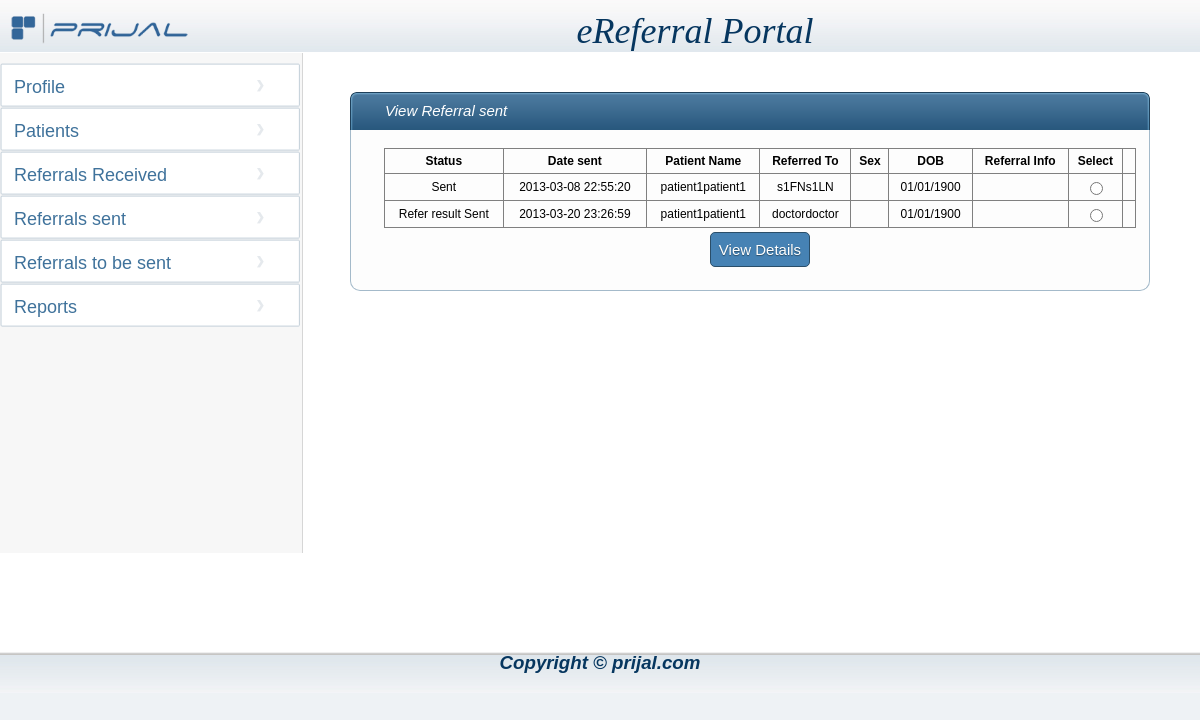
The page /phps/viewreferralsento.php (signed in) on the database its author committed.
### tables this page shows
CREATE TABLE IF NOT EXISTS `dr_patient_refrl` (
  `REFERRAL_ID` int(11) NOT NULL AUTO_INCREMENT,
  `STAFF_ID` int(11) NOT NULL,
  `PATIENT_ID` int(11) NOT NULL,
  `RFRNG_STATUS_CD` smallint(6) DEFAULT NULL,
  `RFRNG_DATE` timestamp NULL DEFAULT CURRENT_TIMESTAMP ON UPDATE CURRENT_TIMESTAMP,
  `TESTS_TO_PERFORM_TXT` varchar(250) DEFAULT NULL,
  `SPCL_INST_TXT` varchar(250) DEFAULT NULL,
  `OTHER_COMMENTS_TXT` varchar(250) DEFAULT NULL,
  `RFRD_STAFF_ID` int(11) NOT NULL,
  `RFRD_STATUS_CD` smallint(6) DEFAULT NULL,
  `RFRD_DATE` date DEFAULT NULL,
  `RFRD_RESULTS_TXT` varchar(250) DEFAULT NULL,
  `RFRD_COMMENTS_TXT` varchar(250) DEFAULT NULL,
  `RFRD_RECMMD_TRMT_TXT` varchar(250) DEFAULT NULL,
  `APPOINTMENT_DATE` date DEFAULT NULL,
  `attachment1` varchar(80) DEFAULT NULL,
  `attachment2` varchar(80) DEFAULT NULL,
  `attachment3` varchar(80) DEFAULT NULL,
  `attachment4` varchar(80) DEFAULT NULL,
  `attachment5` varchar(80) DEFAULT NULL,
  PRIMARY KEY (`REFERRAL_ID`),
  KEY `DR_PATIENT_REFRL_FK1` (`STAFF_ID`,`PATIENT_ID`),
  KEY `DR_PATIENT_REFRL_FK2` (`RFRNG_STATUS_CD`),
  KEY `DR_PATIENT_REFRL_FK3` (`RFRD_STAFF_ID`),
  KEY `DR_PATIENT_REFRL_FK4` (`RFRD_STATUS_CD`)
);

CREATE TABLE IF NOT EXISTS `rf_rfrl_status` (
  `RFRL_STATUS_CD` smallint(6) NOT NULL,
  `DESCRIPTION` varchar(32) NOT NULL,
  PRIMARY KEY (`RFRL_STATUS_CD`),
  UNIQUE KEY `U1_RF_RFRL_STATUS` (`DESCRIPTION`)
);

CREATE TABLE IF NOT EXISTS `patient` (
  `PATIENT_ID` int(11) NOT NULL AUTO_INCREMENT,
  `LAST_NAME` varchar(64) DEFAULT NULL,
  `MIDDLE_NAME` varchar(64) DEFAULT NULL,
  `FIRST_NAME` varchar(64) DEFAULT NULL,
  `MEDICAL_HISTORY_ID` int(11) DEFAULT NULL,
  `ALLERGY_ID` int(11) DEFAULT NULL,
  `EMAIL_ADDRESS` varchar(128) DEFAULT NULL,
  `GENDER_CD` smallint(128) DEFAULT NULL,
  `GENDER_REPLACE` varchar(64) DEFAULT 'M',
  `DATE_OF_BIRTH` varchar(64) DEFAULT '01/01/1900',
  `ACCOUNT_ID` int(11) DEFAULT NULL,
  `ADDR_street1` varchar(128) DEFAULT NULL,
  `ADDR_CITY` varchar(64) DEFAULT NULL,
  `ADDR_STATE` varchar(64) DEFAULT NULL,
  `ZIP_CD` varchar(64) DEFAULT NULL,
  `WORK_PHONE` varchar(64) DEFAULT NULL,
  `CELL_PHONE` varchar(64) DEFAULT NULL,
  `NOTIFICATION_PRE` varchar(16) DEFAULT 'E',
  PRIMARY KEY (`PATIENT_ID`),
  UNIQUE KEY `PATIENT_U1` (`ACCOUNT_ID`),
  KEY `PATIENT_FK1` (`GENDER_CD`)
);

CREATE TABLE IF NOT EXISTS `org_staff` (
  `STAFF_ID` int(11) NOT NULL AUTO_INCREMENT,
  `ORG_ID` int(11) DEFAULT NULL,
  `ORG_NAME` varchar(128) DEFAULT NULL,
  `STAFF_TYPE_CD` smallint(6) DEFAULT NULL,
  `SPCLTY_TYPE_CD` smallint(6) DEFAULT NULL,
  `SPECIALTY` varchar(64) DEFAULT NULL,
  `LAST_NAME` varchar(64) DEFAULT NULL,
  `MIDDLE_NAME` varchar(64) DEFAULT NULL,
  `FIRST_NAME` varchar(64) DEFAULT NULL,
  `GENDER` varchar(16) DEFAULT 'M',
  `EMAIL_ADDRESS` varchar(128) DEFAULT NULL,
  `WORK_PHONE` varchar(64) DEFAULT NULL,
  `CELL_PHONE` varchar(64) DEFAULT NULL,
  `NOTIFICATION_PRE` varchar(16) DEFAULT 'E',
  `ACCOUNT_ID` int(11) NOT NULL,
  PRIMARY KEY (`STAFF_ID`),
  UNIQUE KEY `ORG_STAFF_U1` (`ACCOUNT_ID`),
  KEY `ORG_STAFF_FK1` (`ORG_ID`),
  KEY `ORG_STAFF_FK2` (`STAFF_TYPE_CD`),
  KEY `ORG_STAFF_FK3` (`SPCLTY_TYPE_CD`)
);

### includes/global.inc.php (called while the page is built, shortened)
<?php
require_once '../classes/DB.class.php';
$db = new DB();
?>

### classes/DB.class.php (called while the page is built, shortened)
<?php
class DB{
    public function getReferrals($doctor_account_id, $status_cd) {
        $sql = "SELECT staff_id from org_staff where account_id='$doctor_account_id'";
        $result = mysql_query($sql);
        $row = mysql_fetch_assoc($result);
        $staff_id = $row['staff_id'];
        if ($status_cd == 3) {
            $result = mysql_query("SELECT dr_patient_refrl.referral_id, dr_patient_refrl.rfrng_date, patient.last_name,patient.first_name,
						patient.GENDER_REPLACE,patient.date_of_birth, rf_rfrl_status.description, org_staff.last_name as ln,org_staff.first_name as fn
						from  dr_patient_refrl left outer join patient on dr_patient_refrl.patient_id=patient.patient_id
						left outer join rf_rfrl_status on  dr_patient_refrl.rfrd_status_cd=rf_rfrl_status.rfrl_status_cd
						left outer join org_staff on dr_patient_refrl.staff_id= org_staff.staff_id
						where dr_patient_refrl.rfrd_staff_id='$staff_id' and ( dr_patient_refrl.rfrd_status_cd='$status_cd' || dr_patient_refrl.RFRNG_STATUS_CD=7 ) ");
        } elseif ($status_cd == 2) {
            $result = mysql_query("SELECT dr_patient_refrl.referral_id, dr_patient_refrl.rfrng_date, patient.last_name,patient.first_name,
					patient.GENDER_REPLACE,patient.date_of_birth, rf_rfrl_status.description, org_staff.last_name as ln,org_staff.first_name as fn
					from  dr_patient_refrl left outer join patient on dr_patient_refrl.patient_id=patient.patient_id
					left outer join rf_rfrl_status on  dr_patient_refrl.rfrng_status_cd=rf_rfrl_status.rfrl_status_cd
					left outer join org_staff on dr_patient_refrl.rfrd_staff_id= org_staff.staff_id
					where dr_patient_refrl.staff_id='$staff_id' and ( dr_patient_refrl.rfrng_status_cd='$status_cd' || dr_patient_refrl.RFRNG_STATUS_CD=7 )");
        }
        return $result;
    }
}
?>

### phps/viewreferralsento.php (the view, shortened to what this page needs)
<?php
require_once '../includes/global.inc.php';
if (!isset($_POST['action'])) {
 	include( "header.php");
 ?>
<tr>
<td style="background-color:rgb(255, 255, 255);height:600px;width:300px;vertical-align:middle;">
	<?php
 	include( "navigationo.php");
 	$account_id=$_SESSION['staff_account_id'];
 		$result=$db->getReferrals($account_id,'2');
 ?>
</td>
<td style="background-color:white;width:900px;text-align:top;float:left;">
<table style="margin: 40px 50px 40px;width:800px" cellpadding="0px" cellspacing="0px;" >
<tr><td >
                                    <span class="left-box"></span><span class="cent-box" style="width:758px;">View Referral sent</span><span class="right-box"></span>
                                </td></tr>
<tr><td>
<table class="main" style="width:100%;">
 <tr >
<td><p>
<table class="viewRecords" style="width:100%;border-collapse:collapse" border="1" cellspacing="0" cellpadding="0" 	>
<tr class="bold">
<td>Status</td><td>Date sent</td><td>Patient Name</td><td>Referred To</td><td>Sex</td><td>DOB</td><td>Referral Info</td><td>Select</td></tr>
<?php
 while($row = mysql_fetch_array($result)){
 	echo "<tr>";
 	echo "<td>" . $row['description'] . "</td>";
 	echo "<td>" . $row['rfrng_date'] . "</td>";
 	echo "<td>" . $row['first_name'] .  $row['last_name'] . "</td>";
 	echo "<td>" . $row['fn'] . $row['ln'] . "</td>";
 	echo "<td>" . $row['gender_cd'] . "</td>";
 	echo "<td>" . $row['date_of_birth'] . "</td>";
 	echo "<td>" .  "</td>";
 	echo "<td><input type=\"radio\" name=\"dv_account_id\" value=\"" . $row['referral_id']. "\"><td>";
 	echo "</tr>";
 	}
?>
</table>
</p>
</td>
</tr>
<tr>
<td style="text-align:center" >
<div>
<p> <input type="submit" name="action" value="View Details" style="background-color: #4682B4;border-radius:5px;height: 35px; width: 100px"/>
</p>
</div>
</td></tr>
</table>
</td></tr></table>
</td>
</tr>
	<?php
 	include( "footer.php");
 ?>
</table>
</form>
</body>
</html>
<?php
}
?>

### resources/styles/referral.css (style rules this page uses)
body { font-size:14px; font-family:Arial,Helvetica,sans-serif; margin: 0px; padding: 0px; background-repeat: repeat-x,repeat-y; background: none repeat scroll 0 0 #EEF2F5; }
.left-box { float:left; background:url(../form-top-left.png) no-repeat; width:7px; height:38px; }
.cent-box { background: url("../form-top-cent.png") repeat-x scroll 0 0 transparent; color: #FFFFFF; float: left; font-family: Arial,Helvetica,sans-serif; font-size: 15px; font-style: italic; height: 38px; line-height: 38px; text-align: left; width: 348px; padding-left:28px; }
.right-box { float:left; background:url(../form-top-right.png); height:38px; width:7px; }
input[type="submit"] { background-color: #6BB38A; background-position: 50% 50%; border: 1px solid #2A4E69; color: white; cursor: pointer; font-family: Arial,Helvetica,sans-serif; font-size: 15px; text-shadow: 0 1px 1px #2A4E69; }
.bold { font-weight:bolder; }
table.main { background-color: #FDFDFD; border-bottom: 1px solid #A4BACA; border-left: 1px solid #A4BACA; border-radius: 0 0 10px 10px; border-right: 1px solid #A4BACA; color: #06365F; margin-left: auto; margin-right: auto; margin-top: -5px; padding: 20px 10px 20px 20px; }
table.main tr td p { margin-left:10px; font-family: Arial,Helvetica,sans-serif; font-size: 14px; }
INPUT, select { color: black; background-color: white; border:1px solid #A4BACA;border-radius:5px; }

### resources/css/common.css (style rules this page uses)
input { padding:4px; }
.viewRecords tr td { text-align:center;font-size:12px;padding:5px; }

### rows shown on the page
dr_patient_refrl: RFRNG_STATUS_CD.DESCRIPTION "Sent", RFRNG_DATE "2013-03-08 22:55:20", patient.FIRST_NAME "patient1", patient.LAST_NAME "patient1", RFRD_STAFF_ID.FIRST_NAME "s1FN", RFRD_STAFF_ID.LAST_NAME "s1LN", patient.DATE_OF_BIRTH "01/01/1900"
dr_patient_refrl: RFRNG_STATUS_CD.DESCRIPTION "Refer result Sent", RFRNG_DATE "2013-03-20 23:26:59", patient.FIRST_NAME "patient1", patient.LAST_NAME "patient1", RFRD_STAFF_ID.FIRST_NAME "doctor", RFRD_STAFF_ID.LAST_NAME "doctor", patient.DATE_OF_BIRTH "01/01/1900"
